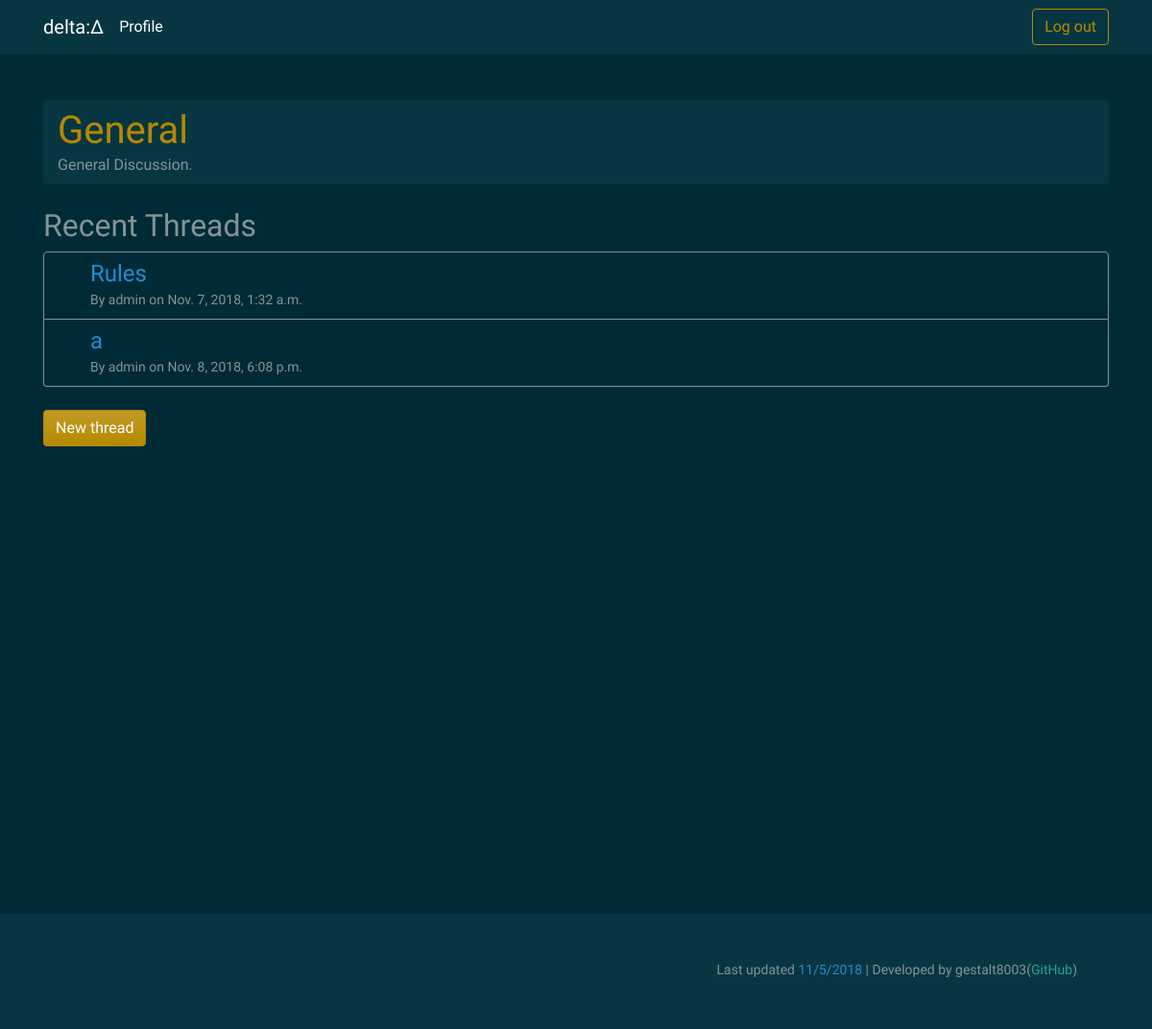
The page /forum/?sub=1 (signed in) on the database as committed earlier.
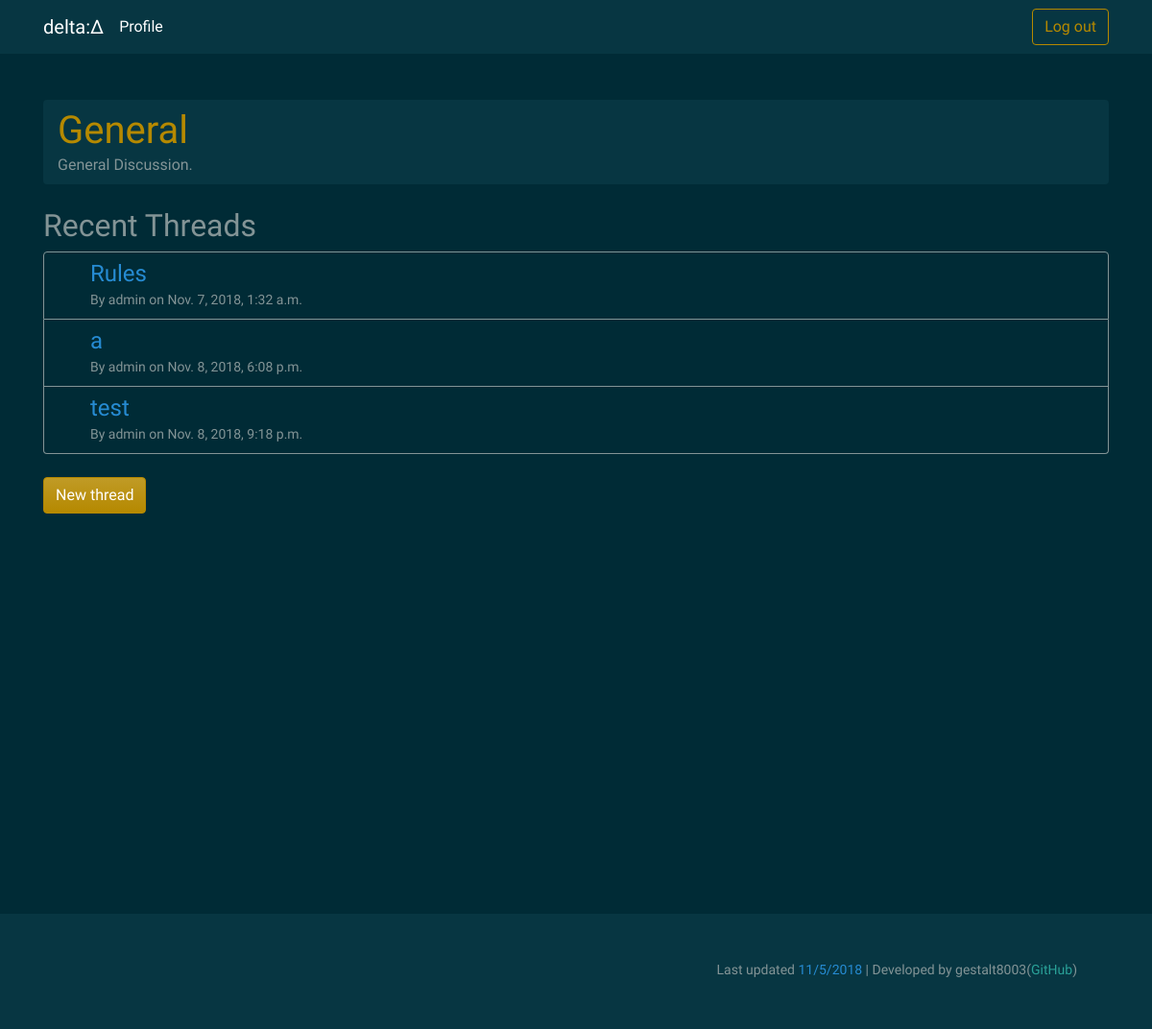
The same page on the database as committed later.
### forum/models.py (models this page shows)
class Thread(models.Model):
    subforum = models.ForeignKey(Subforum, on_delete=models.CASCADE)
    title = models.CharField(max_length=50)
    author = models.ForeignKey(User, on_delete=models.CASCADE)
    content = models.TextField()
    date = models.DateTimeField(default=timezone.now)

### forum/views.py (the view, shortened to what this page needs)
# urls.py: 2. Add a URL to urlpatterns:  path('', views.home, name='home')
def home(request):
    context = {}
    load_errors_context(request, context)
    if check_login(request) is False:
        context['login'] = LoginForm()
        return render(request, 'forum/splash.html', context)
    else:
        context['user'] = {
            'id': request.session.get('user_id')
        }
        sub = request.GET.get('sub')
        if sub:
            try:
                subforum = Subforum.objects.get(id=sub)
                context['subforum'] = subforum.__dict__
                threads = subforum.thread_set.all()
                context['threads'] = threads
                context['threadform'] = ThreadForm()
                return render(request, 'forum/home.html', context)
            except ObjectDoesNotExist:
                return redirect('forum-home')

### forum/views.py (called while the page is built, shortened)
def check_login(request):
    if request.session.get('user_id') is not None:
        return True
    return False

def load_errors_context(request, context):
    context['errors'] = {}
    try:
        request.session['errors'] = {}
    except KeyError:
        return

### forum/templates/forum/home.html (shortened to what this page needs)
{% extends 'base.html' %}
{% block content %}
<div class="container mt-5">
    {% if subforum %}
    <div class="container bg-dark py-2 rounded ">
        <h1 class="text-primary mb-0">{{ subforum.name }}</h1>
        <p class="mb-0">{{ subforum.description }}</p>
    </div>
    <h2 class="mt-4">Recent Threads</h2>
    <ul class="list-group border-secondary">
        {% for thread in threads %}
        <a class="list-group-item list-group-item-action border-secondary p-2  pl-5" href="{% url 'forum-thread' %}?id={{ thread.id }}">
            <h4 class="text-info mb-0">{{ thread.title }}</h4>
            <small>By {{ thread.author }} on {{ thread.date }}</small>
        </a>
        {% endfor %}
    </ul>
    <button type="button" class="btn btn-primary mt-4" data-toggle="modal" data-target="#newThreadModal">
        New thread
    </button>
    {% endif %}
</div>
{% endblock %}

Rows that differ between the two databases and show on the page:
added Thread: title "test", author "admin", date "Nov. 8, 2018, 9:18 p.m."
